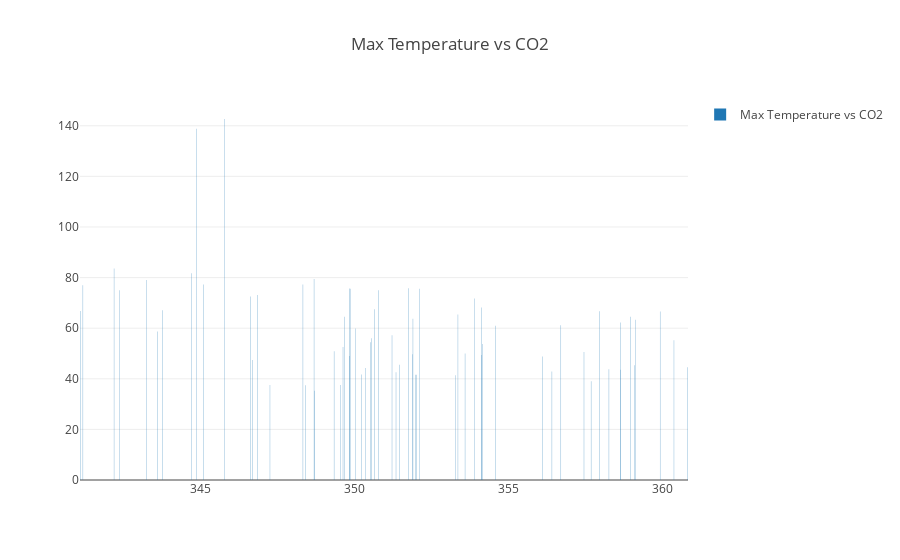

The code cell stored with this chart in its notebook:
### Code cell
traceTempMaxCO2 = go.Bar(x=Climate_Data_State['CO2_Concentration'], y=Climate_Data_State['TempMAX'],name='Max Temperature vs CO2')
layoutTempMaxCO2 = go.Layout(title='Max Temperature vs CO2',showlegend=True)
figTempMaxCO2 = go.Figure(data=[traceTempMaxCO2],layout=layoutTempMaxCO2)
iplot(figTempMaxCO2)

### Figure 1 — Plotly figure (JSON) as saved in the notebook; plotly's stock layout.template omitted (floating-point values rounded to 4 significant figures; data arrays with more than 128 entries replaced by an {"elided": "..."} marker saying what was removed)
{"data": [{"name": "Max Temperature vs CO2", "type": "bar", "uid": "e380fe75-00e3-40a4-9fec-40ef7afdba52", "x": {"elided": "527 float values"}, "y": {"elided": "527 float values"}}], "layout": {"showlegend": true, "title": "Max Temperature vs CO2"}}
